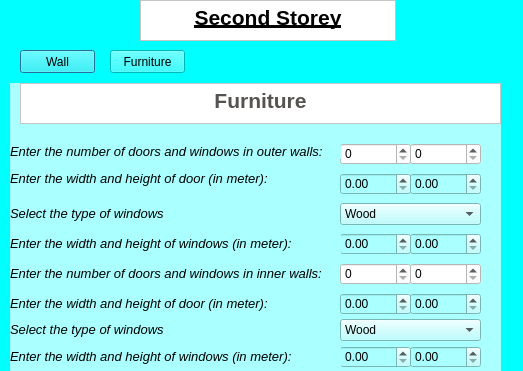
<?xml version="1.0" encoding="UTF-8"?>
<ui version="4.0">
 <class>SecondStorey</class>
 <widget class="QDialog" name="SecondStorey">
  <property name="geometry">
   <rect>
    <x>0</x>
    <y>0</y>
    <width>523</width>
    <height>371</height>
   </rect>
  </property>
  <property name="windowTitle">
   <string>Dialog</string>
  </property>
  <property name="styleSheet">
   <string notr="true">background-color:rgb(0, 255, 255)</string>
  </property>
  <widget class="QStackedWidget" name="stackedWidget">
   <property name="geometry">
    <rect>
     <x>10</x>
     <y>83</y>
     <width>491</width>
     <height>301</height>
    </rect>
   </property>
   <property name="styleSheet">
    <string notr="true">background-color:rgb(170, 255, 255)</string>
   </property>
   <property name="currentIndex">
    <number>1</number>
   </property>
   <widget class="QWidget" name="page">
    <widget class="QComboBox" name="DSDB">
     <property name="geometry">
      <rect>
       <x>290</x>
       <y>140</y>
       <width>101</width>
       <height>22</height>
      </rect>
     </property>
     <property name="styleSheet">
      <string notr="true">background-color:rgb(255, 255, 255)</string>
     </property>
     <property name="currentText">
      <string>9&quot;x12</string>
     </property>
     <item>
      <property name="text">
       <string>9&quot;x12</string>
      </property>
     </item>
     <item>
      <property name="text">
       <string>12&quot;x12&quot;</string>
      </property>
     </item>
    </widget>
    <widget class="QLabel" name="label_2">
     <property name="geometry">
      <rect>
       <x>20</x>
       <y>89</y>
       <width>251</width>
       <height>16</height>
      </rect>
     </property>
     <property name="minimumSize">
      <size>
       <width>231</width>
       <height>16</height>
      </size>
     </property>
     <property name="font">
      <font>
       <pointsize>10</pointsize>
       <italic>true</italic>
      </font>
     </property>
     <property name="text">
      <string>Enter the width of outer wall(in meter)</string>
     </property>
     <property name="textFormat">
      <enum>Qt::AutoText</enum>
     </property>
    </widget>
    <widget class="QTextBrowser" name="TBF_2">
     <property name="geometry">
      <rect>
       <x>10</x>
       <y>10</y>
       <width>481</width>
       <height>41</height>
      </rect>
     </property>
     <property name="styleSheet">
      <string notr="true">background-color:rgb(255, 255, 255)</string>
     </property>
     <property name="html">
      <string>&lt;!DOCTYPE HTML PUBLIC &quot;-//W3C//DTD HTML 4.0//EN&quot; &quot;http://www.w3.org/TR/REC-html40/strict.dtd&quot;&gt;
&lt;html&gt;&lt;head&gt;&lt;meta name=&quot;qrichtext&quot; content=&quot;1&quot; /&gt;&lt;style type=&quot;text/css&quot;&gt;
p, li { white-space: pre-wrap; }
&lt;/style&gt;&lt;/head&gt;&lt;body style=&quot; font-family:'MS Shell Dlg 2'; font-size:8.25pt; font-weight:400; font-style:normal;&quot;&gt;
&lt;p align=&quot;center&quot; style=&quot; margin-top:0px; margin-bottom:0px; margin-left:0px; margin-right:0px; -qt-block-indent:0; text-indent:0px;&quot;&gt;&lt;span style=&quot; font-size:16pt; font-weight:600; color:#55524f;&quot;&gt;Wall/Beam/Staircase&lt;/span&gt;&lt;/p&gt;&lt;/body&gt;&lt;/html&gt;</string>
     </property>
    </widget>
    <widget class="QDoubleSpinBox" name="DSWW">
     <property name="geometry">
      <rect>
       <x>290</x>
       <y>79</y>
       <width>71</width>
       <height>22</height>
      </rect>
     </property>
     <property name="styleSheet">
      <string notr="true">background-color:rgb(255,255,255)</string>
     </property>
    </widget>
    <widget class="QLabel" name="label_4">
     <property name="geometry">
      <rect>
       <x>20</x>
       <y>150</y>
       <width>251</width>
       <height>16</height>
      </rect>
     </property>
     <property name="minimumSize">
      <size>
       <width>231</width>
       <height>16</height>
      </size>
     </property>
     <property name="font">
      <font>
       <pointsize>10</pointsize>
       <italic>true</italic>
      </font>
     </property>
     <property name="text">
      <string>Enter the dimension of beam</string>
     </property>
     <property name="textFormat">
      <enum>Qt::AutoText</enum>
     </property>
    </widget>
    <widget class="QDoubleSpinBox" name="DSWIS">
     <property name="geometry">
      <rect>
       <x>290</x>
       <y>170</y>
       <width>71</width>
       <height>22</height>
      </rect>
     </property>
     <property name="styleSheet">
      <string notr="true">background-color:rgb(255,255,255)</string>
     </property>
    </widget>
    <widget class="QDoubleSpinBox" name="DSWH">
     <property name="geometry">
      <rect>
       <x>290</x>
       <y>54</y>
       <width>71</width>
       <height>22</height>
      </rect>
     </property>
     <property name="styleSheet">
      <string notr="true">background-color:rgb(255,255,255)</string>
     </property>
    </widget>
    <widget class="QLabel" name="label_3">
     <property name="geometry">
      <rect>
       <x>20</x>
       <y>121</y>
       <width>251</width>
       <height>16</height>
      </rect>
     </property>
     <property name="minimumSize">
      <size>
       <width>231</width>
       <height>16</height>
      </size>
     </property>
     <property name="font">
      <font>
       <pointsize>10</pointsize>
       <italic>true</italic>
      </font>
     </property>
     <property name="text">
      <string>Enter the width of inner wall(in meter)</string>
     </property>
     <property name="textFormat">
      <enum>Qt::AutoText</enum>
     </property>
    </widget>
    <widget class="QLabel" name="label">
     <property name="geometry">
      <rect>
       <x>20</x>
       <y>60</y>
       <width>251</width>
       <height>16</height>
      </rect>
     </property>
     <property name="minimumSize">
      <size>
       <width>231</width>
       <height>16</height>
      </size>
     </property>
     <property name="font">
      <font>
       <pointsize>10</pointsize>
       <italic>true</italic>
      </font>
     </property>
     <property name="text">
      <string>Enter the height of wall(in meter)</string>
     </property>
     <property name="textFormat">
      <enum>Qt::AutoText</enum>
     </property>
    </widget>
    <widget class="QDoubleSpinBox" name="DSWWI">
     <property name="geometry">
      <rect>
       <x>290</x>
       <y>111</y>
       <width>71</width>
       <height>22</height>
      </rect>
     </property>
     <property name="styleSheet">
      <string notr="true">background-color:rgb(255,255,255)</string>
     </property>
    </widget>
    <widget class="QLabel" name="label_5">
     <property name="geometry">
      <rect>
       <x>20</x>
       <y>180</y>
       <width>251</width>
       <height>16</height>
      </rect>
     </property>
     <property name="minimumSize">
      <size>
       <width>231</width>
       <height>16</height>
      </size>
     </property>
     <property name="font">
      <font>
       <pointsize>10</pointsize>
       <italic>true</italic>
      </font>
     </property>
     <property name="text">
      <string>Enter the width of staircase(in meter)</string>
     </property>
     <property name="textFormat">
      <enum>Qt::AutoText</enum>
     </property>
    </widget>
   </widget>
   <widget class="QWidget" name="page_2">
    <widget class="QDoubleSpinBox" name="DSOWNW">
     <property name="geometry">
      <rect>
       <x>330</x>
       <y>150</y>
       <width>71</width>
       <height>22</height>
      </rect>
     </property>
     <property name="singleStep">
      <double>0.010000000000000</double>
     </property>
    </widget>
    <widget class="QDoubleSpinBox" name="DSOWNH">
     <property name="geometry">
      <rect>
       <x>400</x>
       <y>150</y>
       <width>71</width>
       <height>22</height>
      </rect>
     </property>
     <property name="singleStep">
      <double>0.010000000000000</double>
     </property>
    </widget>
    <widget class="QLabel" name="label_8">
     <property name="geometry">
      <rect>
       <x>0</x>
       <y>150</y>
       <width>331</width>
       <height>21</height>
      </rect>
     </property>
     <property name="font">
      <font>
       <pointsize>10</pointsize>
       <italic>true</italic>
      </font>
     </property>
     <property name="text">
      <string>Enter the width and height of windows (in meter):</string>
     </property>
    </widget>
    <widget class="QSpinBox" name="DSNOD">
     <property name="geometry">
      <rect>
       <x>330</x>
       <y>60</y>
       <width>71</width>
       <height>22</height>
      </rect>
     </property>
     <property name="minimumSize">
      <size>
       <width>71</width>
       <height>22</height>
      </size>
     </property>
     <property name="styleSheet">
      <string notr="true">background-color:rgb(255, 255, 255)</string>
     </property>
    </widget>
    <widget class="QTextBrowser" name="TBF_3">
     <property name="geometry">
      <rect>
       <x>10</x>
       <y>0</y>
       <width>481</width>
       <height>41</height>
      </rect>
     </property>
     <property name="styleSheet">
      <string notr="true">background-color:rgb(255, 255, 255)</string>
     </property>
     <property name="html">
      <string>&lt;!DOCTYPE HTML PUBLIC &quot;-//W3C//DTD HTML 4.0//EN&quot; &quot;http://www.w3.org/TR/REC-html40/strict.dtd&quot;&gt;
&lt;html&gt;&lt;head&gt;&lt;meta name=&quot;qrichtext&quot; content=&quot;1&quot; /&gt;&lt;style type=&quot;text/css&quot;&gt;
p, li { white-space: pre-wrap; }
&lt;/style&gt;&lt;/head&gt;&lt;body style=&quot; font-family:'MS Shell Dlg 2'; font-size:8.25pt; font-weight:400; font-style:normal;&quot;&gt;
&lt;p align=&quot;center&quot; style=&quot; margin-top:0px; margin-bottom:0px; margin-left:0px; margin-right:0px; -qt-block-indent:0; text-indent:0px;&quot;&gt;&lt;span style=&quot; font-size:16pt; font-weight:600; color:#55524f;&quot;&gt;Furniture&lt;/span&gt;&lt;/p&gt;&lt;/body&gt;&lt;/html&gt;</string>
     </property>
    </widget>
    <widget class="QSpinBox" name="DSNWI">
     <property name="geometry">
      <rect>
       <x>400</x>
       <y>180</y>
       <width>71</width>
       <height>22</height>
      </rect>
     </property>
     <property name="minimumSize">
      <size>
       <width>71</width>
       <height>22</height>
      </size>
     </property>
     <property name="styleSheet">
      <string notr="true">background-color:rgb(255, 255, 255)</string>
     </property>
    </widget>
    <widget class="QSpinBox" name="DSNDI">
     <property name="geometry">
      <rect>
       <x>330</x>
       <y>180</y>
       <width>71</width>
       <height>22</height>
      </rect>
     </property>
     <property name="minimumSize">
      <size>
       <width>71</width>
       <height>22</height>
      </size>
     </property>
     <property name="styleSheet">
      <string notr="true">background-color:rgb(255, 255, 255)</string>
     </property>
    </widget>
    <widget class="QLabel" name="label_7">
     <property name="geometry">
      <rect>
       <x>0</x>
       <y>80</y>
       <width>321</width>
       <height>31</height>
      </rect>
     </property>
     <property name="font">
      <font>
       <pointsize>10</pointsize>
       <italic>true</italic>
      </font>
     </property>
     <property name="text">
      <string>Enter the width and height of door (in meter):</string>
     </property>
    </widget>
    <widget class="QComboBox" name="CBTWO">
     <property name="geometry">
      <rect>
       <x>330</x>
       <y>236</y>
       <width>141</width>
       <height>22</height>
      </rect>
     </property>
     <item>
      <property name="text">
       <string>Wood</string>
      </property>
     </item>
     <item>
      <property name="text">
       <string>Aluminium</string>
      </property>
     </item>
     <item>
      <property name="text">
       <string>PVC</string>
      </property>
     </item>
    </widget>
    <widget class="QDoubleSpinBox" name="DSIDW">
     <property name="geometry">
      <rect>
       <x>330</x>
       <y>210</y>
       <width>71</width>
       <height>22</height>
      </rect>
     </property>
    </widget>
    <widget class="QLabel" name="label_9">
     <property name="geometry">
      <rect>
       <x>0</x>
       <y>180</y>
       <width>321</width>
       <height>21</height>
      </rect>
     </property>
     <property name="font">
      <font>
       <pointsize>10</pointsize>
       <italic>true</italic>
      </font>
     </property>
     <property name="text">
      <string>Enter the number of doors and windows in inner walls:</string>
     </property>
    </widget>
    <widget class="QComboBox" name="CBTWI">
     <property name="geometry">
      <rect>
       <x>330</x>
       <y>120</y>
       <width>141</width>
       <height>22</height>
      </rect>
     </property>
     <item>
      <property name="text">
       <string>Wood</string>
      </property>
     </item>
     <item>
      <property name="text">
       <string>Aluminium</string>
      </property>
     </item>
     <item>
      <property name="text">
       <string>PVC</string>
      </property>
     </item>
    </widget>
    <widget class="QLabel" name="label_12">
     <property name="geometry">
      <rect>
       <x>0</x>
       <y>60</y>
       <width>331</width>
       <height>16</height>
      </rect>
     </property>
     <property name="font">
      <font>
       <pointsize>10</pointsize>
       <italic>true</italic>
      </font>
     </property>
     <property name="text">
      <string>Enter the number of doors and windows in outer walls:</string>
     </property>
    </widget>
    <widget class="QLabel" name="label_11">
     <property name="geometry">
      <rect>
       <x>0</x>
       <y>210</y>
       <width>321</width>
       <height>21</height>
      </rect>
     </property>
     <property name="font">
      <font>
       <pointsize>10</pointsize>
       <italic>true</italic>
      </font>
     </property>
     <property name="text">
      <string>Enter the width and height of door (in meter):</string>
     </property>
    </widget>
    <widget class="QSpinBox" name="DSNOW">
     <property name="geometry">
      <rect>
       <x>400</x>
       <y>60</y>
       <width>71</width>
       <height>22</height>
      </rect>
     </property>
     <property name="minimumSize">
      <size>
       <width>71</width>
       <height>22</height>
      </size>
     </property>
     <property name="styleSheet">
      <string notr="true">background-color:rgb(255, 255, 255)</string>
     </property>
    </widget>
    <widget class="QDoubleSpinBox" name="DSODW">
     <property name="geometry">
      <rect>
       <x>330</x>
       <y>90</y>
       <width>71</width>
       <height>22</height>
      </rect>
     </property>
    </widget>
    <widget class="QDoubleSpinBox" name="DSIDH">
     <property name="geometry">
      <rect>
       <x>400</x>
       <y>210</y>
       <width>71</width>
       <height>22</height>
      </rect>
     </property>
    </widget>
    <widget class="QDoubleSpinBox" name="DSIWNW">
     <property name="geometry">
      <rect>
       <x>330</x>
       <y>263</y>
       <width>71</width>
       <height>22</height>
      </rect>
     </property>
    </widget>
    <widget class="QLabel" name="label_10">
     <property name="geometry">
      <rect>
       <x>0</x>
       <y>263</y>
       <width>331</width>
       <height>21</height>
      </rect>
     </property>
     <property name="font">
      <font>
       <pointsize>10</pointsize>
       <italic>true</italic>
      </font>
     </property>
     <property name="text">
      <string>Enter the width and height of windows (in meter):</string>
     </property>
    </widget>
    <widget class="QLabel" name="label_6">
     <property name="geometry">
      <rect>
       <x>0</x>
       <y>120</y>
       <width>321</width>
       <height>21</height>
      </rect>
     </property>
     <property name="font">
      <font>
       <pointsize>10</pointsize>
       <italic>true</italic>
      </font>
     </property>
     <property name="text">
      <string>Select the type of windows</string>
     </property>
    </widget>
    <widget class="QDoubleSpinBox" name="DSODH">
     <property name="geometry">
      <rect>
       <x>400</x>
       <y>90</y>
       <width>71</width>
       <height>22</height>
      </rect>
     </property>
    </widget>
    <widget class="QLabel" name="label_13">
     <property name="geometry">
      <rect>
       <x>0</x>
       <y>236</y>
       <width>321</width>
       <height>21</height>
      </rect>
     </property>
     <property name="font">
      <font>
       <pointsize>10</pointsize>
       <italic>true</italic>
      </font>
     </property>
     <property name="text">
      <string>Select the type of windows</string>
     </property>
    </widget>
    <widget class="QDoubleSpinBox" name="DSIWNH">
     <property name="geometry">
      <rect>
       <x>400</x>
       <y>263</y>
       <width>71</width>
       <height>22</height>
      </rect>
     </property>
    </widget>
   </widget>
  </widget>
  <widget class="QPushButton" name="pushButton">
   <property name="geometry">
    <rect>
     <x>20</x>
     <y>50</y>
     <width>75</width>
     <height>23</height>
    </rect>
   </property>
   <property name="text">
    <string>Wall</string>
   </property>
  </widget>
  <widget class="QPushButton" name="pushButton_2">
   <property name="geometry">
    <rect>
     <x>110</x>
     <y>50</y>
     <width>75</width>
     <height>23</height>
    </rect>
   </property>
   <property name="text">
    <string>Furniture</string>
   </property>
  </widget>
  <widget class="QTextBrowser" name="textBrowser">
   <property name="geometry">
    <rect>
     <x>140</x>
     <y>0</y>
     <width>256</width>
     <height>41</height>
    </rect>
   </property>
   <property name="styleSheet">
    <string notr="true">background-color: rgb(255, 255, 255);</string>
   </property>
   <property name="html">
    <string>&lt;!DOCTYPE HTML PUBLIC &quot;-//W3C//DTD HTML 4.0//EN&quot; &quot;http://www.w3.org/TR/REC-html40/strict.dtd&quot;&gt;
&lt;html&gt;&lt;head&gt;&lt;meta name=&quot;qrichtext&quot; content=&quot;1&quot; /&gt;&lt;style type=&quot;text/css&quot;&gt;
p, li { white-space: pre-wrap; }
&lt;/style&gt;&lt;/head&gt;&lt;body style=&quot; font-family:'MS Shell Dlg 2'; font-size:8.25pt; font-weight:400; font-style:normal;&quot;&gt;
&lt;p align=&quot;center&quot; style=&quot; margin-top:0px; margin-bottom:0px; margin-left:0px; margin-right:0px; -qt-block-indent:0; text-indent:0px;&quot;&gt;&lt;span style=&quot; font-size:16pt; font-weight:600; text-decoration: underline;&quot;&gt;Second Storey&lt;/span&gt;&lt;/p&gt;&lt;/body&gt;&lt;/html&gt;</string>
   </property>
  </widget>
 </widget>
 <resources/>
 <connections/>
</ui>
